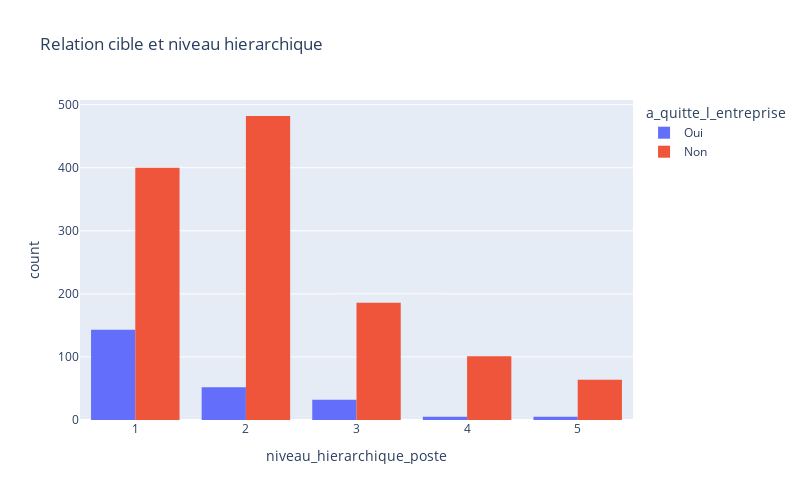

Notebook code for this chart:
### Markdown cell above
#### Relation entre la cible et le niveau hiérarchique

### Code cell
fig8 = px.histogram(
    donnees_rh, x='niveau_hierarchique_poste',color='a_quitte_l_entreprise',
     barmode='group',title='Relation cible et niveau hierarchique'
     )
fig8.update_layout(height=500, width=800)
fig8.show()
pio.write_image(fig8,"../Graph/graph_etape_1/Histo_Cible_niveau_hierarchique.png")

### Figure 1 — Plotly figure (JSON) as saved in the notebook; plotly's stock layout.template omitted (floating-point values rounded to 4 significant figures; data arrays with more than 128 entries replaced by an {"elided": "..."} marker saying what was removed)
{"data": [{"alignmentgroup": "True", "bingroup": "x", "hovertemplate": "a_quitte_l_entreprise=Oui<br>niveau_hierarchique_poste=%{x}<br>count=%{y}<extra></extra>", "legendgroup": "Oui", "marker": {"color": "#636efa", "pattern": {"shape": ""}}, "name": "Oui", "offsetgroup": "Oui", "orientation": "v", "showlegend": true, "type": "histogram", "x": {"elided": "237 int values"}, "xaxis": "x", "yaxis": "y"}, {"alignmentgroup": "True", "bingroup": "x", "hovertemplate": "a_quitte_l_entreprise=Non<br>niveau_hierarchique_poste=%{x}<br>count=%{y}<extra></extra>", "legendgroup": "Non", "marker": {"color": "#EF553B", "pattern": {"shape": ""}}, "name": "Non", "offsetgroup": "Non", "orientation": "v", "showlegend": true, "type": "histogram", "x": {"elided": "1233 int values"}, "xaxis": "x", "yaxis": "y"}], "layout": {"barmode": "group", "height": 500, "legend": {"title": {"text": "a_quitte_l_entreprise"}, "tracegroupgap": 0}, "title": {"text": "Relation cible et niveau hierarchique"}, "width": 800, "xaxis": {"anchor": "y", "domain": [0, 1], "title": {"text": "niveau_hierarchique_poste"}}, "yaxis": {"anchor": "x", "domain": [0, 1], "title": {"text": "count"}}}}
